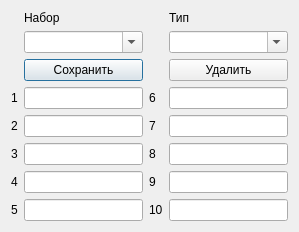
<?xml version="1.0" encoding="UTF-8"?>
<ui version="4.0">
 <class>values_window</class>
 <widget class="QDialog" name="values_window">
  <property name="geometry">
   <rect>
    <x>0</x>
    <y>0</y>
    <width>299</width>
    <height>222</height>
   </rect>
  </property>
  <property name="windowTitle">
   <string>Наборы параметров устройств</string>
  </property>
  <layout class="QGridLayout" name="gridLayout">
   <item row="0" column="1">
    <widget class="QLabel" name="label_12">
     <property name="text">
      <string>Набор</string>
     </property>
    </widget>
   </item>
   <item row="0" column="3">
    <widget class="QLabel" name="label">
     <property name="text">
      <string>Тип</string>
     </property>
    </widget>
   </item>
   <item row="1" column="1">
    <widget class="QComboBox" name="comboSet">
     <property name="editable">
      <bool>true</bool>
     </property>
    </widget>
   </item>
   <item row="1" column="3">
    <widget class="QComboBox" name="comboType">
     <property name="editable">
      <bool>true</bool>
     </property>
    </widget>
   </item>
   <item row="2" column="1">
    <widget class="QPushButton" name="saveButton">
     <property name="text">
      <string>Сохранить</string>
     </property>
    </widget>
   </item>
   <item row="2" column="3">
    <widget class="QPushButton" name="deleteButton">
     <property name="text">
      <string>Удалить</string>
     </property>
    </widget>
   </item>
   <item row="3" column="1">
    <spacer name="verticalSpacer">
     <property name="orientation">
      <enum>Qt::Vertical</enum>
     </property>
     <property name="sizeHint" stdset="0">
      <size>
       <width>20</width>
       <height>75</height>
      </size>
     </property>
    </spacer>
   </item>
   <item row="3" column="3">
    <spacer name="verticalSpacer_2">
     <property name="orientation">
      <enum>Qt::Vertical</enum>
     </property>
     <property name="sizeHint" stdset="0">
      <size>
       <width>20</width>
       <height>75</height>
      </size>
     </property>
    </spacer>
   </item>
   <item row="4" column="0">
    <widget class="QLabel" name="label_2">
     <property name="text">
      <string>1</string>
     </property>
    </widget>
   </item>
   <item row="4" column="1">
    <widget class="QLineEdit" name="val1"/>
   </item>
   <item row="4" column="2">
    <widget class="QLabel" name="label_10">
     <property name="text">
      <string>6</string>
     </property>
    </widget>
   </item>
   <item row="4" column="3">
    <widget class="QLineEdit" name="val6"/>
   </item>
   <item row="5" column="0">
    <widget class="QLabel" name="label_3">
     <property name="text">
      <string>2</string>
     </property>
    </widget>
   </item>
   <item row="5" column="1">
    <widget class="QLineEdit" name="val2"/>
   </item>
   <item row="5" column="2">
    <widget class="QLabel" name="label_8">
     <property name="text">
      <string>7</string>
     </property>
    </widget>
   </item>
   <item row="5" column="3">
    <widget class="QLineEdit" name="val7"/>
   </item>
   <item row="6" column="0">
    <widget class="QLabel" name="label_4">
     <property name="text">
      <string>3</string>
     </property>
    </widget>
   </item>
   <item row="6" column="1">
    <widget class="QLineEdit" name="val3"/>
   </item>
   <item row="6" column="2">
    <widget class="QLabel" name="label_11">
     <property name="text">
      <string>8</string>
     </property>
    </widget>
   </item>
   <item row="6" column="3">
    <widget class="QLineEdit" name="val8"/>
   </item>
   <item row="7" column="0">
    <widget class="QLabel" name="label_5">
     <property name="text">
      <string>4</string>
     </property>
    </widget>
   </item>
   <item row="7" column="1">
    <widget class="QLineEdit" name="val4"/>
   </item>
   <item row="7" column="2">
    <widget class="QLabel" name="label_9">
     <property name="text">
      <string>9</string>
     </property>
    </widget>
   </item>
   <item row="7" column="3">
    <widget class="QLineEdit" name="val9"/>
   </item>
   <item row="8" column="0">
    <widget class="QLabel" name="label_6">
     <property name="text">
      <string>5</string>
     </property>
    </widget>
   </item>
   <item row="8" column="1">
    <widget class="QLineEdit" name="val5"/>
   </item>
   <item row="8" column="2">
    <widget class="QLabel" name="label_7">
     <property name="text">
      <string>10</string>
     </property>
    </widget>
   </item>
   <item row="8" column="3">
    <widget class="QLineEdit" name="val10"/>
   </item>
  </layout>
 </widget>
 <resources/>
 <connections/>
</ui>
